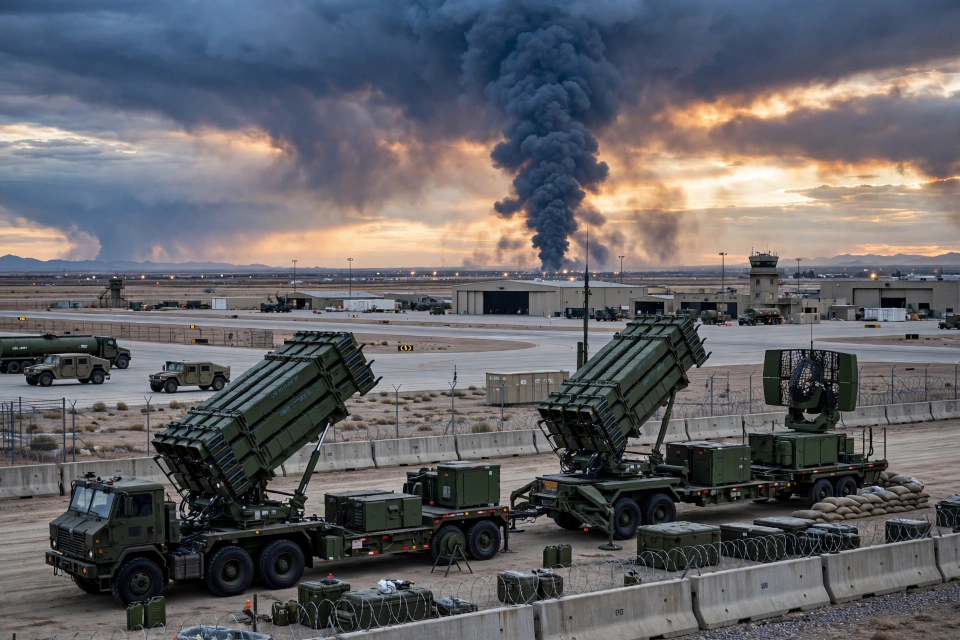
#> input picture assets/panel_hero.png, 1920 x 1280 px (shown at 1/2 size); its folder holds 4 pictures in this run
$ python compose.py
#> lines starting #> are read from the running program, lines starting #| are printed output that depends on the picture
"""Compose the news-image v3 front page (1024x1024) from 4 photo panels.

All text is rendered here with PIL; the panels contain no text.
Deterministic: same inputs -> same bytes (PNG written with fixed settings).
"""
import os
import textwrap

from PIL import Image, ImageDraw, ImageFont

HERE = os.path.dirname(os.path.abspath(__file__))
W, H = 1024, 1024
PAPER = (246, 241, 231)
INK = (17, 17, 17)
RED = (176, 30, 36)
DARK = (14, 14, 14)
GREY = (105, 100, 92)
WHITE = (255, 255, 255)
MARGIN = 36
CW = W - 2 * MARGIN  # 952 content width

F_SERIF_BLACK = "/usr/share/fonts/truetype/noto/NotoSerifDisplay-Black.ttf"
F_SERIF_BOLD = "/usr/share/fonts/truetype/noto/NotoSerif-Bold.ttf"
F_SERIF = "/usr/share/fonts/truetype/noto/NotoSerif-Regular.ttf"
F_SANS_BOLD = "/usr/share/fonts/truetype/noto/NotoSans-Bold.ttf"
F_SANS = "/usr/share/fonts/truetype/noto/NotoSans-Regular.ttf"


def font(path, size):
    try:
        return ImageFont.truetype(path, size)
    except OSError:
        return ImageFont.load_default()


def fit_font(path, size, text, max_w, min_size=10):
    """Largest font size <= size whose text fits max_w."""
#> called with size = 76, text = 'THE WORLD TODAY', max_w = 952, min_size = 10
    s = size
    while s > min_size:
        f = font(path, s)
        if f.getlength(text) <= max_w:
            return f
        s -= 1
    return font(path, min_size)


def wrap(text, f, max_w, max_lines=None):
    """Greedy word wrap measured with the real font."""
    words = text.split()
    lines, cur = [], ""
    for w_ in words:
        trial = (cur + " " + w_).strip()
        if f.getlength(trial) <= max_w:
            cur = trial
        else:
            if cur:
                lines.append(cur)
            cur = w_
    if cur:
        lines.append(cur)
    if max_lines and len(lines) > max_lines:
        # merge overflow into the last allowed line (caller shrinks font instead)
        lines = lines[:max_lines]
    return lines


def wrap_fit(text, path, size, max_w, max_lines, min_size=11):
    """Wrap at the largest size (<= size) that fits within max_lines."""
    s = size
    while s > min_size:
        f = font(path, s)
        lines = wrap(text, f, max_w)
        if len(lines) <= max_lines:
            return f, lines
        s -= 1
    f = font(path, min_size)
    return f, wrap(text, f, max_w, max_lines)


def draw_tracked(draw, cx, y, text, f, fill, tracking=3):
    """Draw centred text with letter tracking."""
#> called with cx = 512, y = 153, fill = (105, 100, 92), tracking = 2
    widths = [draw.textlength(ch, font=f) for ch in text]
    total = sum(widths) + tracking * (len(text) - 1)
    x = cx - total / 2
    for ch, w_ in zip(text, widths):
        draw.text((x, y), ch, font=f, fill=fill)
        x += w_ + tracking
#> in load_panel, img is the input picture: PIL image 1920x1280 RGB; mean R, G, B 98.8, 98.4, 102.8
    return total


def cover(img, tw, th):
    """Centre-crop resize to exactly tw x th."""
#> called with tw = 952, th = 212
    iw, ih = img.size
#> iw = 1920; ih = 1280
    scale = max(tw / iw, th / ih)
#> scale = 0.496
    nw, nh = int(iw * scale + 0.5), int(ih * scale + 0.5)
#> nw = 952; nh = 635
    img = img.resize((nw, nh), Image.LANCZOS)
#> img: PIL image 952x635 RGB
    x = (nw - tw) // 2
#> x = 0
    y = (nh - th) // 2
#> y = 211
    return img.crop((x, y, x + tw, y + th))
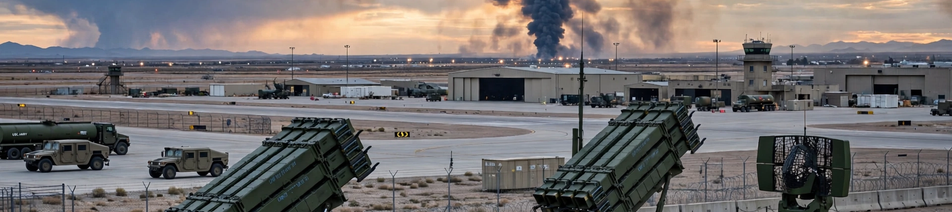
#> returned value: PIL image 952x212 RGB; mean R, G, B 114.6, 110.4, 110.3


def load_panel(name, tw, th):
    p = os.path.join(HERE, "assets", name)
    img = Image.open(p).convert("RGB")
    return cover(img, tw, th)


def main():
    img = Image.new("RGB", (W, H), PAPER)
    d = ImageDraw.Draw(img)
    x0, x1 = MARGIN, W - MARGIN

    # --- top red bar ---
    d.rectangle([0, 0, W, 7], fill=RED)
    y = 15

    # --- masthead ---
    f_mast = fit_font(F_SERIF_BLACK, 76, "THE WORLD TODAY", CW)
    d.text((W / 2, y), "THE WORLD TODAY", font=f_mast, fill=INK, anchor="ma")
    y += int(f_mast.size * 1.12) + 6

    # --- thin rule, date, dateline, double rule ---
    d.line([(x0, y), (x1, y)], fill=INK, width=1)
    y += 8
    f_date = fit_font(F_SANS_BOLD, 30, "SUNDAY, 22 NOVEMBER 2026", CW)
    d.text((W / 2, y), "SUNDAY, 22 NOVEMBER 2026", font=f_date, fill=RED, anchor="ma")
    y += int(f_date.size * 1.25) + 2
    f_dl = font(F_SANS, 15)
    draw_tracked(d, W / 2, y, "THE GULF  •  WASHINGTON  •  OSLO  •  ANTALYA", f_dl, GREY, tracking=2)
    y += 26
    d.line([(x0, y), (x1, y)], fill=INK, width=2)
    y += 4
    d.line([(x0, y), (x1, y)], fill=INK, width=1)
    y += 10

    # --- hero photo ---
    hero_h = 212
    hero = load_panel("panel_hero.png", CW, hero_h)
    img.paste(hero, (x0, y))
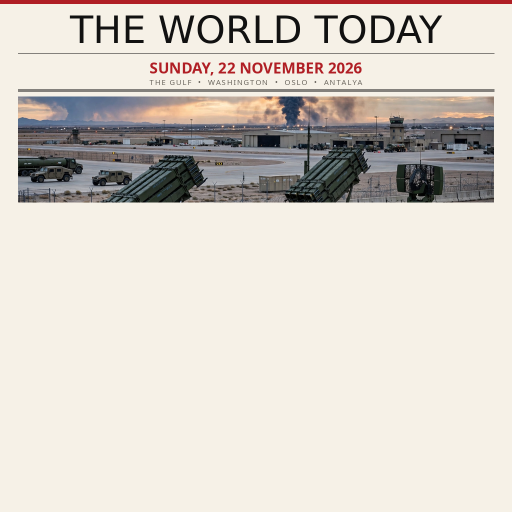
#> img: PIL image 1024x1024 RGB (shown at 1/2 size); mean R, G, B 216.3, 209.8, 202.1
    d.rectangle([x0, y, x1 - 1, y + hero_h - 1], outline=INK, width=2)
    # kicker chip overlapping bottom-left of the photo
    f_kick = font(F_SANS_BOLD, 16)
    chip_text = "THE GULF"
    chip_w = int(f_kick.getlength(chip_text)) + 24
    chip_h = 30
    chip_y = y + hero_h - chip_h - 8
    d.rectangle([x0 + 10, chip_y, x0 + 10 + chip_w, chip_y + chip_h], fill=RED)
    d.text((x0 + 10 + chip_w / 2, chip_y + chip_h / 2), chip_text,
           font=f_kick, fill=WHITE, anchor="mm")
    y += hero_h + 10

    # --- hero headline, one line ---
    f_head = fit_font(F_SERIF_BOLD, 46, "IRAN STRIKES US BASES", CW)
    d.text((W / 2, y), "IRAN STRIKES US BASES", font=f_head, fill=INK, anchor="ma")
    y += int(f_head.size * 1.18) + 2

    # --- hero deck, 2 lines ---
    deck = ("Missiles and drones target US Patriot sites in Kuwait and Bahrain; "
            "a Russian cargo ship burns after a drone strike in the Gulf of Finland.")
    f_deck, deck_lines = wrap_fit(deck, F_SERIF, 19, CW, 2)
    for ln in deck_lines:
        d.text((W / 2, y), ln, font=f_deck, fill=INK, anchor="ma")
        y += int(f_deck.size * 1.32)
#> after the loop, y = 521
    y += 4
#> y = 525
    d.line([(x0, y), (x1, y)], fill=INK, width=1)
    y += 8
#> y = 533

    # --- markets ticker, one line ---
    tick_rest = "S&P 500 -3.7% AS AI SELL-OFF SPREADS  •  ANTHROPIC SLIDES AFTER $81.3BN LISTING"
    f_tick = font(F_SANS_BOLD, 15)
    label = "MARKETS  "
    while f_tick.size > 11 and f_tick.getlength(label + tick_rest) > CW:
        f_tick = font(F_SANS_BOLD, f_tick.size - 1)
    d.text((x0, y), label, font=f_tick, fill=RED, anchor="la")
    d.text((x0 + f_tick.getlength(label), y), tick_rest, font=f_tick, fill=INK, anchor="la")
    y += int(f_tick.size * 1.5) + 6
#> y = 561
    d.line([(x0, y), (x1, y)], fill=INK, width=1)
    y += 10
#> y = 571

    # --- three sub-columns ---
    gap = 12
    col_w = (CW - 2 * gap) // 3  # 309
    sub_h = 128
    subs = [
        ("panel_tech.png", "TECH", "HUANG QUITS NVIDIA",
         "Nvidia's chief steps down as espionage probes widen; the race to replace him begins."),
        ("panel_climate.png", "CLIMATE", "COURT VOIDS OIL LICENCES",
         "Norway's supreme court strikes down climate-disputed oil licences in a landmark ruling."),
        ("panel_politics.png", "POLITICS", "DEMOCRATS RETAKE CONGRESS",
         "Democrats reclaim the US Congress in a resurgent midterm victory over the Republicans."),
    ]
    sub_top = y
#> sub_top = 571
    max_sub_bottom = y
#> max_sub_bottom = 571
    for i, (panel, kicker, head, dk) in enumerate(subs):
        cx = x0 + i * (col_w + gap)
        ph = load_panel(panel, col_w, sub_h)
#> call 2 of load_panel, with name = 'panel_tech.png', tw = 309, th = 128
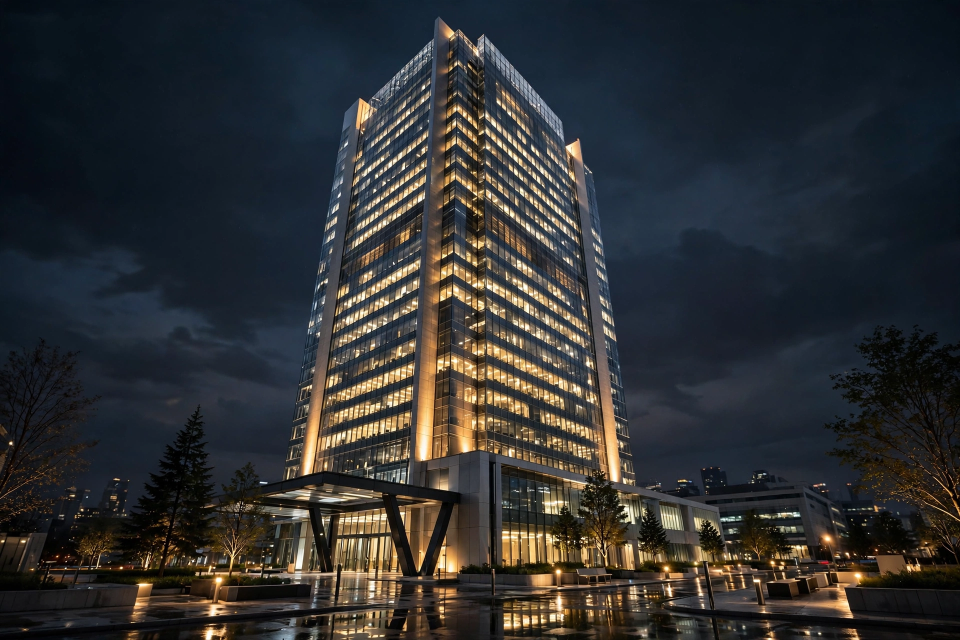
#> input picture assets/panel_tech.png, 1920 x 1280 px (shown at 1/2 size)
#> in load_panel, img is the input picture: PIL image 1920x1280 RGB; mean R, G, B 47.3, 48.3, 49.4
#> call 2 of cover, with tw = 309, th = 128
#> in cover (call 2), `img = img.resize((nw, nh), Image.LANCZOS)`:
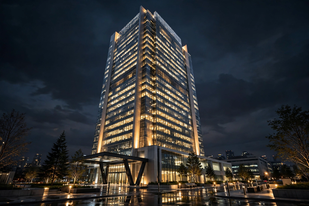
#> img: PIL image 309x206 RGB; mean R, G, B 47.3, 48.3, 49.4
#> in cover (call 2), `return img.crop((x, y, x + tw, y + th))`:
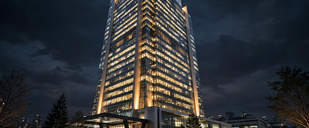
#> returned value: PIL image 309x128 RGB; mean R, G, B 49.1, 51.3, 54
        img.paste(ph, (cx, y))
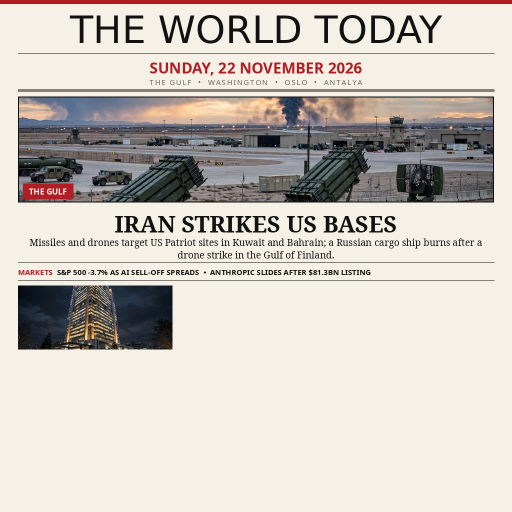
#> img: PIL image 1024x1024 RGB (shown at 1/2 size); mean R, G, B 204.8, 198.4, 191.2
        d.rectangle([cx, y, cx + col_w - 1, y + sub_h - 1], outline=INK, width=2)
        yy = y + sub_h + 8
#> yy = 707
        f_sub_k = font(F_SANS_BOLD, 13)
        d.text((cx, yy), kicker, font=f_sub_k, fill=RED, anchor="la")
        yy += 20
#> yy = 727
        f_sub_h, head_lines = wrap_fit(head, F_SERIF_BOLD, 21, col_w, 2)
        for ln in head_lines:
            d.text((cx, yy), ln, font=f_sub_h, fill=INK, anchor="la")
            yy += int(f_sub_h.size * 1.18)
#> this loop made 1 pass
#> yy on pass 1: 751
#> after the loop, yy = 751
        yy += 2
#> yy = 753
        f_sub_d, dk_lines = wrap_fit(dk, F_SERIF, 15, col_w, 4)
        for ln in dk_lines:
            d.text((cx, yy), ln, font=f_sub_d, fill=INK, anchor="la")
            yy += int(f_sub_d.size * 1.3)
#> this loop made 3 passes
#> yy on passes 1 to 3: 772, 791, 810
#> after the loop, yy = 810
        max_sub_bottom = max(max_sub_bottom, yy)
#> max_sub_bottom = 810
#> pass 2 of the loop in main, `for i, (panel, kicker, head, dk) in enumerate(subs):`:
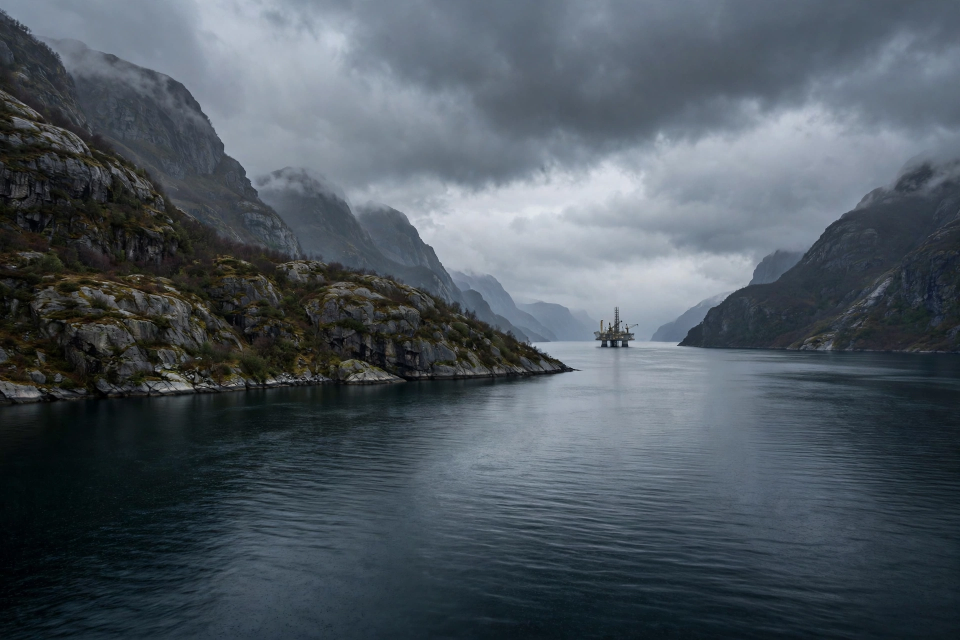
#> input picture assets/panel_climate.png, 1920 x 1280 px (shown at 1/2 size)
#> in load_panel, img is the input picture: PIL image 1920x1280 RGB; mean R, G, B 77.2, 86.8, 95.1
#> in cover (call 3), `return img.crop((x, y, x + tw, y + th))`:
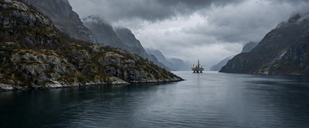
#> returned value: PIL image 309x128 RGB; mean R, G, B 80.3, 88.4, 94.9
#> in main, `img.paste(ph, (cx, y))`:
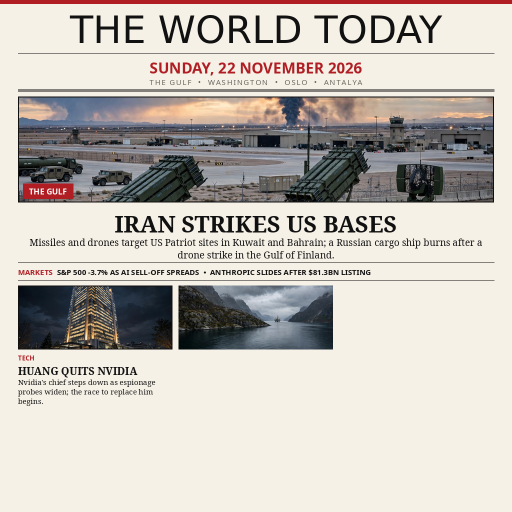
#> img: PIL image 1024x1024 RGB (shown at 1/2 size); mean R, G, B 197.8, 191.8, 185.4
#> in main, `yy = y + sub_h + 8`: yy = 707
#> in main, `yy += 20`: yy = 727
#> the loop in main, `for ln in head_lines:` made 1 pass
#> after the loop in main, `for ln in head_lines:`: yy = 751
#> in main, `yy += 2`: yy = 753
#> the loop in main, `for ln in dk_lines:` made 3 passes
#> after the loop in main, `for ln in dk_lines:`: yy = 810
#> pass 3 of the loop in main, `for i, (panel, kicker, head, dk) in enumerate(subs):`:
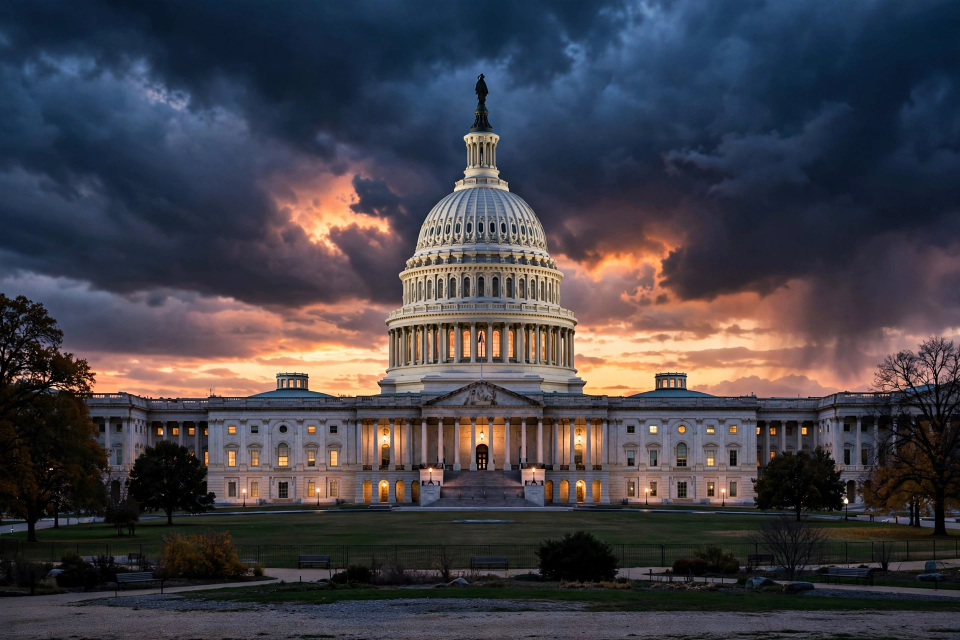
#> input picture assets/panel_politics.png, 1920 x 1280 px (shown at 1/2 size)
#> in load_panel, img is the input picture: PIL image 1920x1280 RGB; mean R, G, B 66.5, 64.5, 72
#> in cover (call 4), `return img.crop((x, y, x + tw, y + th))`:
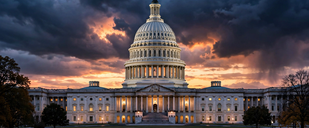
#> returned value: PIL image 309x128 RGB; mean R, G, B 86.3, 75.1, 78.1
#> in main, `img.paste(ph, (cx, y))`:
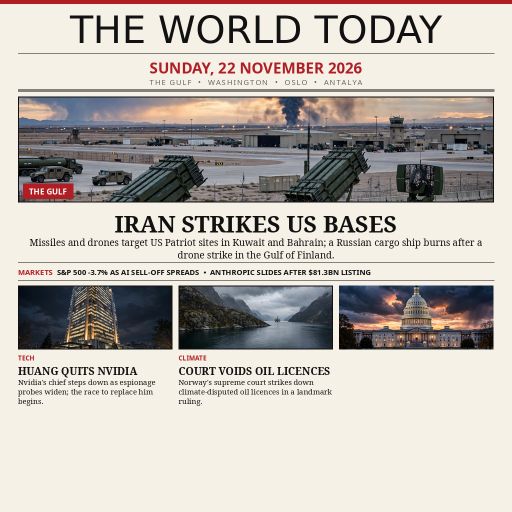
#> img: PIL image 1024x1024 RGB (shown at 1/2 size); mean R, G, B 190.9, 184.6, 178.7
#> in main, `yy = y + sub_h + 8`: yy = 707
#> in main, `yy += 20`: yy = 727
#> the loop in main, `for ln in head_lines:` made 2 passes
#> yy on passes 1 to 2: 751, 775
#> after the loop in main, `for ln in head_lines:`: yy = 775
#> in main, `yy += 2`: yy = 777
#> the loop in main, `for ln in dk_lines:` made 3 passes
#> yy on passes 1 to 3: 796, 815, 834
#> after the loop in main, `for ln in dk_lines:`: yy = 834
    y = max_sub_bottom + 10
#> y = 844

    # --- footer: ALSO TODAY ---
    foot_h = H - 26 - y  # leave 26px for the credit line
#> foot_h = 154
    d.rectangle([0, y, W, y + foot_h], fill=DARK)
    fy = y + 12
#> fy = 856
    f_foot_h = font(F_SANS_BOLD, 16)
    d.text((x0, fy), "ALSO TODAY", font=f_foot_h, fill=WHITE, anchor="la")
    d.line([(x0, fy + 26), (x1, fy + 26)], fill=RED, width=2)
    fy += 38
#> fy = 894
    items = [
        "COP31 in Antalya in overtime, deadlocked on fossil fuels",
        "Mexico captures FBI most-wanted 'El Chapo Isidro' in Sinaloa",
        "Magnitude 6.9 quake shakes Peru's Andes; no damage reported",
        "EU-Indonesia trade deal covers 730 million people",
        "Alcaraz faces Zverev in the ATP Finals title decider",
        "Lagarde resigns; EU begins the search for a new ECB chief",
    ]
    f_item = font(F_SANS, 13)
    col2_w = (CW - 24) // 2
    row_h = (foot_h - 50) // 3
#> row_h = 34
    for idx, item in enumerate(items):
        col = idx % 2
        row = idx // 2
        ix = x0 + col * (col2_w + 24)
        iy = fy + row * row_h
        lines = wrap(item, f_item, col2_w - 18)
        d.rectangle([ix, iy + 4, ix + 8, iy + 12], fill=RED)
        ly = iy
        for ln in lines[:2]:
            d.text((ix + 16, ly), ln, font=f_item, fill=WHITE, anchor="la")
            ly += 18
#> this loop made 6 passes
#> iy on passes 1 to 6: 894, 894, 928, 928, 962, 962
    y = y + foot_h + 6
#> y = 1004

    # --- credit line ---
    f_credit = font(F_SANS_BOLD, 12)
    d.text((W / 2, y), "THE WORLD TODAY  •  SUNDAY, 22 NOVEMBER 2026",
           font=f_credit, fill=GREY, anchor="ma")

    out = os.path.join(HERE, "entry.png")
    img.save(out, "PNG", optimize=True)
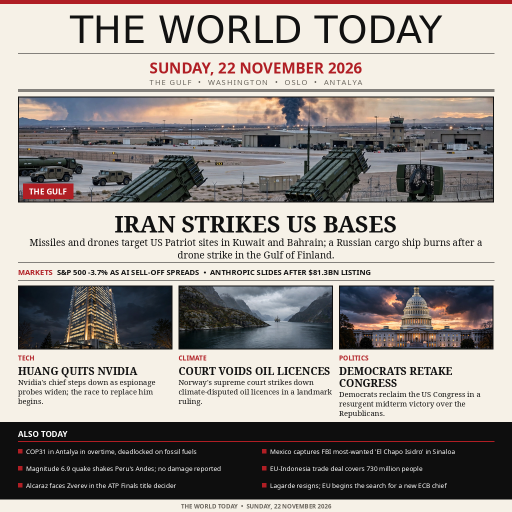
#> saved as entry.png: PIL image 1024x1024 RGB (shown at 1/2 size); mean R, G, B 156.3, 150.5, 146.1
    size = os.path.getsize(out)
    print(f"saved {out} {img.size} {size} bytes")
#| saved entry.png (1024, 1024) 623388 bytes
    if size > 1048576:
        # JPEG bytes are allowed under the entry.png name (judged by first bytes)
        img.save(out, "JPEG", quality=90, optimize=True)
        size = os.path.getsize(out)
        print(f"re-saved as JPEG {size} bytes")
        if size > 1048576:
            img.save(out, "JPEG", quality=82, optimize=True)
            print(f"re-saved as JPEG q82 {os.path.getsize(out)} bytes")


if __name__ == "__main__":
    main()
